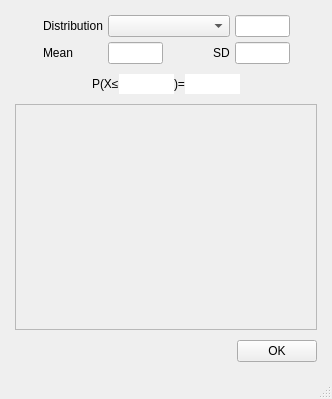
<?xml version="1.0" encoding="UTF-8"?>
<ui version="4.0">
 <class>MainWindow</class>
 <widget class="QMainWindow" name="MainWindow">
  <property name="geometry">
   <rect>
    <x>0</x>
    <y>0</y>
    <width>332</width>
    <height>399</height>
   </rect>
  </property>
  <property name="windowTitle">
   <string>MainWindow</string>
  </property>
  <widget class="QWidget" name="centralwidget">
   <layout class="QVBoxLayout" name="verticalLayout">
    <property name="spacing">
     <number>10</number>
    </property>
    <property name="leftMargin">
     <number>15</number>
    </property>
    <property name="topMargin">
     <number>15</number>
    </property>
    <property name="rightMargin">
     <number>15</number>
    </property>
    <property name="bottomMargin">
     <number>15</number>
    </property>
    <item>
     <layout class="QGridLayout" name="gridLayout">
      <property name="spacing">
       <number>5</number>
      </property>
      <item row="0" column="1">
       <widget class="QLabel" name="label_in_distribution">
        <property name="sizePolicy">
         <sizepolicy hsizetype="Minimum" vsizetype="Preferred">
          <horstretch>0</horstretch>
          <verstretch>0</verstretch>
         </sizepolicy>
        </property>
        <property name="text">
         <string>Distribution</string>
        </property>
       </widget>
      </item>
      <item row="1" column="1">
       <widget class="QLabel" name="label_in_mean">
        <property name="sizePolicy">
         <sizepolicy hsizetype="Minimum" vsizetype="Preferred">
          <horstretch>0</horstretch>
          <verstretch>0</verstretch>
         </sizepolicy>
        </property>
        <property name="text">
         <string>Mean</string>
        </property>
       </widget>
      </item>
      <item row="1" column="4">
       <widget class="QLabel" name="label_in_sd">
        <property name="sizePolicy">
         <sizepolicy hsizetype="Minimum" vsizetype="Preferred">
          <horstretch>0</horstretch>
          <verstretch>0</verstretch>
         </sizepolicy>
        </property>
        <property name="text">
         <string>SD</string>
        </property>
       </widget>
      </item>
      <item row="1" column="2">
       <widget class="QLineEdit" name="lineEdit_in_mean">
        <property name="sizePolicy">
         <sizepolicy hsizetype="Minimum" vsizetype="Fixed">
          <horstretch>0</horstretch>
          <verstretch>0</verstretch>
         </sizepolicy>
        </property>
        <property name="minimumSize">
         <size>
          <width>55</width>
          <height>0</height>
         </size>
        </property>
        <property name="maximumSize">
         <size>
          <width>55</width>
          <height>16777215</height>
         </size>
        </property>
       </widget>
      </item>
      <item row="0" column="0">
       <spacer name="horizontalSpacer_2">
        <property name="orientation">
         <enum>Qt::Horizontal</enum>
        </property>
        <property name="sizeHint" stdset="0">
         <size>
          <width>0</width>
          <height>0</height>
         </size>
        </property>
       </spacer>
      </item>
      <item row="0" column="6">
       <spacer name="horizontalSpacer_6">
        <property name="orientation">
         <enum>Qt::Horizontal</enum>
        </property>
        <property name="sizeHint" stdset="0">
         <size>
          <width>0</width>
          <height>0</height>
         </size>
        </property>
       </spacer>
      </item>
      <item row="1" column="3">
       <spacer name="horizontalSpacer_3">
        <property name="orientation">
         <enum>Qt::Horizontal</enum>
        </property>
        <property name="sizeType">
         <enum>QSizePolicy::Maximum</enum>
        </property>
        <property name="sizeHint" stdset="0">
         <size>
          <width>40</width>
          <height>20</height>
         </size>
        </property>
       </spacer>
      </item>
      <item row="1" column="5">
       <widget class="QLineEdit" name="lineEdit_in_sd">
        <property name="sizePolicy">
         <sizepolicy hsizetype="Minimum" vsizetype="Fixed">
          <horstretch>0</horstretch>
          <verstretch>0</verstretch>
         </sizepolicy>
        </property>
        <property name="minimumSize">
         <size>
          <width>55</width>
          <height>0</height>
         </size>
        </property>
        <property name="maximumSize">
         <size>
          <width>55</width>
          <height>16777215</height>
         </size>
        </property>
       </widget>
      </item>
      <item row="0" column="5">
       <widget class="QLineEdit" name="lineEdit_in_distribution">
        <property name="sizePolicy">
         <sizepolicy hsizetype="Minimum" vsizetype="Fixed">
          <horstretch>0</horstretch>
          <verstretch>0</verstretch>
         </sizepolicy>
        </property>
        <property name="minimumSize">
         <size>
          <width>55</width>
          <height>0</height>
         </size>
        </property>
        <property name="maximumSize">
         <size>
          <width>55</width>
          <height>16777215</height>
         </size>
        </property>
       </widget>
      </item>
      <item row="0" column="2" colspan="3">
       <widget class="QComboBox" name="comboBox_in_distribution"/>
      </item>
     </layout>
    </item>
    <item>
     <layout class="QHBoxLayout" name="horizontalLayout_2">
      <property name="spacing">
       <number>0</number>
      </property>
      <item>
       <spacer name="horizontalSpacer_4">
        <property name="orientation">
         <enum>Qt::Horizontal</enum>
        </property>
        <property name="sizeHint" stdset="0">
         <size>
          <width>0</width>
          <height>0</height>
         </size>
        </property>
       </spacer>
      </item>
      <item>
       <widget class="QLabel" name="label_in_sample_value">
        <property name="text">
         <string>P(X≤</string>
        </property>
       </widget>
      </item>
      <item>
       <widget class="QLineEdit" name="lineEdit_in_sample_value">
        <property name="sizePolicy">
         <sizepolicy hsizetype="Minimum" vsizetype="Fixed">
          <horstretch>0</horstretch>
          <verstretch>0</verstretch>
         </sizepolicy>
        </property>
        <property name="minimumSize">
         <size>
          <width>55</width>
          <height>0</height>
         </size>
        </property>
        <property name="maximumSize">
         <size>
          <width>40</width>
          <height>16777215</height>
         </size>
        </property>
        <property name="frame">
         <bool>false</bool>
        </property>
        <property name="dragEnabled">
         <bool>true</bool>
        </property>
       </widget>
      </item>
      <item>
       <widget class="QLabel" name="label_in_cdf">
        <property name="text">
         <string>)=</string>
        </property>
       </widget>
      </item>
      <item>
       <widget class="QLineEdit" name="lineEdit_in_cdf">
        <property name="sizePolicy">
         <sizepolicy hsizetype="Minimum" vsizetype="Fixed">
          <horstretch>0</horstretch>
          <verstretch>0</verstretch>
         </sizepolicy>
        </property>
        <property name="minimumSize">
         <size>
          <width>25</width>
          <height>0</height>
         </size>
        </property>
        <property name="maximumSize">
         <size>
          <width>55</width>
          <height>16777215</height>
         </size>
        </property>
        <property name="frame">
         <bool>false</bool>
        </property>
       </widget>
      </item>
      <item>
       <spacer name="horizontalSpacer_5">
        <property name="orientation">
         <enum>Qt::Horizontal</enum>
        </property>
        <property name="sizeHint" stdset="0">
         <size>
          <width>0</width>
          <height>0</height>
         </size>
        </property>
       </spacer>
      </item>
     </layout>
    </item>
    <item>
     <widget class="QFrame" name="frame_figure">
      <property name="sizePolicy">
       <sizepolicy hsizetype="Ignored" vsizetype="Expanding">
        <horstretch>0</horstretch>
        <verstretch>0</verstretch>
       </sizepolicy>
      </property>
      <property name="minimumSize">
       <size>
        <width>250</width>
        <height>180</height>
       </size>
      </property>
      <property name="frameShape">
       <enum>QFrame::StyledPanel</enum>
      </property>
      <property name="frameShadow">
       <enum>QFrame::Raised</enum>
      </property>
      <layout class="QVBoxLayout" name="frame_layout">
       <property name="spacing">
        <number>0</number>
       </property>
       <property name="leftMargin">
        <number>0</number>
       </property>
       <property name="topMargin">
        <number>0</number>
       </property>
       <property name="rightMargin">
        <number>0</number>
       </property>
       <property name="bottomMargin">
        <number>0</number>
       </property>
      </layout>
     </widget>
    </item>
    <item>
     <layout class="QHBoxLayout" name="horizontalLayout">
      <property name="spacing">
       <number>0</number>
      </property>
      <item>
       <spacer name="horizontalSpacer">
        <property name="orientation">
         <enum>Qt::Horizontal</enum>
        </property>
        <property name="sizeHint" stdset="0">
         <size>
          <width>40</width>
          <height>20</height>
         </size>
        </property>
       </spacer>
      </item>
      <item>
       <widget class="QPushButton" name="pushButton_ok">
        <property name="minimumSize">
         <size>
          <width>55</width>
          <height>0</height>
         </size>
        </property>
        <property name="text">
         <string>OK</string>
        </property>
       </widget>
      </item>
     </layout>
    </item>
   </layout>
  </widget>
  <widget class="QMenuBar" name="menubar">
   <property name="geometry">
    <rect>
     <x>0</x>
     <y>0</y>
     <width>332</width>
     <height>22</height>
    </rect>
   </property>
  </widget>
  <widget class="QStatusBar" name="statusbar"/>
 </widget>
 <tabstops>
  <tabstop>lineEdit_in_distribution</tabstop>
  <tabstop>lineEdit_in_mean</tabstop>
  <tabstop>lineEdit_in_sd</tabstop>
  <tabstop>pushButton_ok</tabstop>
 </tabstops>
 <resources/>
 <connections/>
</ui>
